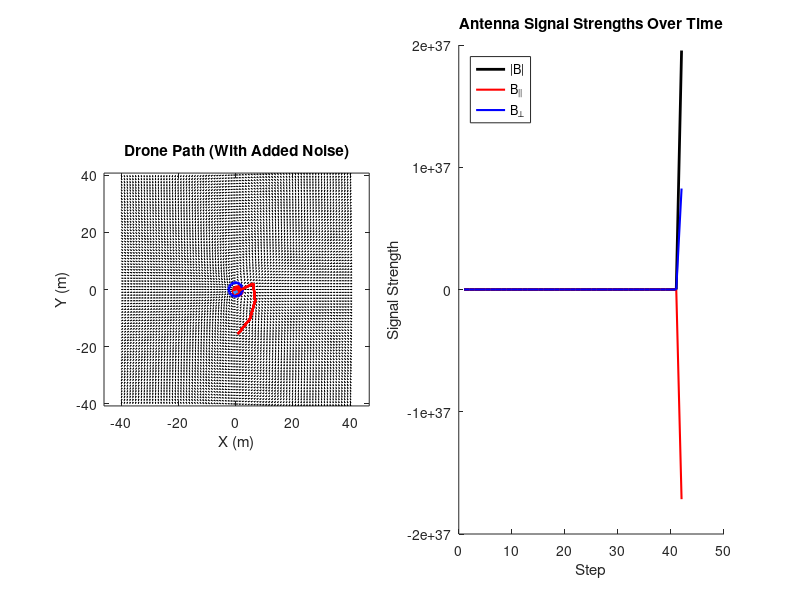

Source code (MATLAB):
% === Constants ===
mu0 = 4 * pi * 1e-7; % Permiability of free space H/m
m = 1e-2; % Magnetic Moment needs to be adjusted to real beacon value
range = 40; % Size of grid
res = 1; % Resolution of grid

% === Setup Grid ===
[x, y] = meshgrid(-range:res:range, -range:res:range);
r = sqrt(x.^2 + y.^2); r(r == 0) = eps;
theta = atan2(y, x);

% === Field Calculations ===
Br = mu0 * m ./ (4 * pi * r.^3) .* (2 * cos(theta)); % Radial Portion
Bt = mu0 * m ./ (4 * pi * r.^3) .* (sin(theta)); % Tangential Portion

% === Convert to X, Y Coordinates ===
Bx_field = Br .* cos(theta) - Bt .* sin(theta); % Convert X values
By_field = Br .* sin(theta) + Bt .* cos(theta); % Convert Y Value

% === Random Drone Start ===
while true
    drone_pos = (rand(1,2) * 2 - 1) * (range - 5);
    if norm(drone_pos) > 10
        break;
    end
end

% === Initial Setup ===
heading = rand(1,2);
heading = heading / norm(heading);
path = drone_pos;
last_B_mag = 0;
sniff_interval = 10;
steps_since_sniff = 0;
last_full_sniff_step = -Inf;

% === Logs ===
B_mag_log = [];
B_parallel_log = []; % Parallel Antenna
B_perp_log = []; % Perpendicular Antenna
step_log = [];
pos_log = drone_pos;

% === Plot Setup ===
figure('Position',[50 50 1400 500]);

subplot(1,2,1);
quiver(x, y, Bx_field ./ sqrt(Bx_field.^2 + By_field.^2), By_field ./ sqrt(Bx_field.^2 + By_field.^2), 0.5, 'k'); hold on;
drone_plot = plot(drone_pos(1), drone_pos(2), 'ro', 'MarkerSize', 8, 'MarkerFaceColor', 'r');
plot(0, 0, 'bo', 'MarkerSize', 10, 'LineWidth', 2);
axis equal;
title('Drone Path (With Added Noise)');
xlabel('X (m)'); ylabel('Y (m)');

heading_plot = quiver(drone_pos(1), drone_pos(2), heading(1), heading(2), 1.5, 'Color', [0.2 0.6 1], 'LineWidth', 2);

subplot(1,2,2); hold on;
h_mag = plot(NaN, NaN, '-k', 'LineWidth', 2);
h_par = plot(NaN, NaN, '-r', 'LineWidth', 1.5);
h_perp = plot(NaN, NaN, '-b', 'LineWidth', 1.5);
legend('|B|', 'B_{||}', 'B_{\perp}', 'Location', 'northwest');
title('Antenna Signal Strengths Over Time');
xlabel('Step'); ylabel('Signal Strength');

% === Motion Parameters ===
step_size = 0.6;
fov_half_angle = pi/8;
stop_threshold_B_mag = 0.3;
drop_threshold = 0.05;
signal_window = 3;
min_full_sniff_gap = 3;

% === Main Loop ===
for step = 1:1000
    % === Noisy field reading ===
    Bx = interp2(x, y, Bx_field, drone_pos(1), drone_pos(2), 'linear', 0);
    By = interp2(x, y, By_field, drone_pos(1), drone_pos(2), 'linear', 0);
    B_vec = [Bx, By];
    B_mag_noisy = norm(B_vec) * (1 + 0.05 * randn());

    % === Smooth comparison ===
    if isempty(B_mag_log)
        smoothed_B = B_mag_noisy;
    else
        recent_B = [B_mag_log(end-min(signal_window-1,length(B_mag_log))+1:end), B_mag_noisy];
        smoothed_B = mean(recent_B);
    end

    % === Sniffing logic ===
    drop_detected = (smoothed_B < last_B_mag * (1 - drop_threshold));
    do_full_sniff = (step == 1 || (drop_detected && (step - last_full_sniff_step >= min_full_sniff_gap)));
    do_sniff = do_full_sniff || (steps_since_sniff >= sniff_interval);

    if do_sniff
        candidate_positions = [];
        candidate_headings = [];
        candidate_scores = [];

        if do_full_sniff
            scan_angles = linspace(0, 2*pi, 8);
            last_full_sniff_step = step;
        else
            scan_angles = linspace(-fov_half_angle, fov_half_angle, 3);
            current_angle = atan2(heading(2), heading(1));
            scan_angles = mod(current_angle + scan_angles, 2*pi);
        end

        current_pos = drone_pos;

        for angle = scan_angles
            test_heading = [cos(angle), sin(angle)];
            test_pos = current_pos + step_size * test_heading;

            drone_pos = test_pos;
            heading = test_heading;

            Bx = interp2(x, y, Bx_field, drone_pos(1), drone_pos(2), 'linear', 0);
            By = interp2(x, y, By_field, drone_pos(1), drone_pos(2), 'linear', 0);
            B_vec_test = [Bx, By];
            B_mag_test = norm(B_vec_test) * (1 + 0.05 * randn());

            forward_bias = 0.02 * dot(test_heading, heading);
            score = B_mag_test + forward_bias;

            candidate_positions(end+1, :) = test_pos;
            candidate_headings(end+1, :) = test_heading;
            candidate_scores(end+1) = score;

            subplot(1,2,1);
            set(drone_plot, 'XData', drone_pos(1), 'YData', drone_pos(2));
            set(heading_plot, 'XData', drone_pos(1), 'YData', drone_pos(2), 'UData', heading(1), 'VData', heading(2));
            plot([current_pos(1), drone_pos(1)], [current_pos(2), drone_pos(2)], 'Color', [0.6 0.6 0.6]);

            drawnow;
            pause(0.05);
            drone_pos = current_pos;
        end

        [~, best_idx] = max(candidate_scores);
        drone_pos = candidate_positions(best_idx, :);
        heading = candidate_headings(best_idx, :) / norm(candidate_headings(best_idx, :));
        steps_since_sniff = 0;
    else
        drone_pos = drone_pos + step_size * heading;
        steps_since_sniff = steps_since_sniff + 1;
    end

    % === Final field reading & logs ===
    Bx = interp2(x, y, Bx_field, drone_pos(1), drone_pos(2), 'linear', 0);
    By = interp2(x, y, By_field, drone_pos(1), drone_pos(2), 'linear', 0);
    B_vec = [Bx, By];
    B_mag_noisy = norm(B_vec) * (1 + 0.05 * randn());

    heading_perp = [-heading(2), heading(1)];
    B_parallel = dot(B_vec, heading);
    B_perp = dot(B_vec, heading_perp);

    B_mag_log(end+1) = B_mag_noisy;
    B_parallel_log(end+1) = B_parallel;
    B_perp_log(end+1) = B_perp;
    step_log(end+1) = step;
    pos_log(end+1, :) = drone_pos;
    path = [path; drone_pos];

    % === Update Plots ===
    set(drone_plot, 'XData', drone_pos(1), 'YData', drone_pos(2));
    set(heading_plot, 'XData', drone_pos(1), 'YData', drone_pos(2), ...
        'UData', heading(1), 'VData', heading(2));

    subplot(1,2,1);
    plot(path(:,1), path(:,2), 'r-', 'LineWidth', 1.5);

    subplot(1,2,2);
    set(h_mag, 'XData', step_log, 'YData', B_mag_log);
    set(h_par, 'XData', step_log, 'YData', B_parallel_log);
    set(h_perp, 'XData', step_log, 'YData', B_perp_log);

    drawnow;
    pause(0.05);

    if B_mag_noisy > stop_threshold_B_mag
        disp("Beacon located!");
        break;
    end

    last_B_mag = smoothed_B;
end
